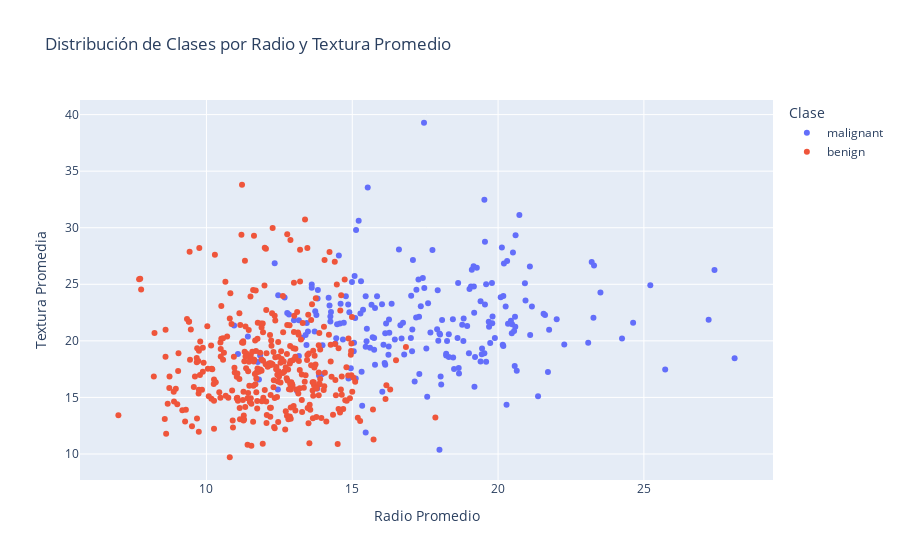

Notebook cell for this chart:
### Markdown cell above
### Visualización Exploratoria
Usemos Plotly para visualizar la relación entre dos características importantes, `mean radius` y `mean texture`, y ver cómo se distribuyen las clases.

### Code cell
df_to_plot = df.copy()
df_to_plot['target'] = df_to_plot['target'].map({i: name for i, name in enumerate(data.target_names)})
fig = px.scatter(
    df_to_plot,
    x='mean radius', 
    y='mean texture', 
    color='target', 
    #color_continuous_scale='reds_r',
    title='Distribución de Clases por Radio y Textura Promedio',
    labels={'target': 'Clase', 'mean radius': 'Radio Promedio', 'mean texture': 'Textura Promedia'}
)
fig.show()

### Figure 1 — Plotly figure (JSON) as saved in the notebook; plotly's stock layout.template omitted (floating-point values rounded to 4 significant figures; data arrays with more than 128 entries replaced by an {"elided": "..."} marker saying what was removed)
{"data": [{"hovertemplate": "Clase=malignant<br>Radio Promedio=%{x}<br>Textura Promedia=%{y}<extra></extra>", "legendgroup": "malignant", "marker": {"color": "#636efa", "symbol": "circle"}, "mode": "markers", "name": "malignant", "orientation": "v", "showlegend": true, "type": "scatter", "x": {"elided": "212 float values"}, "xaxis": "x", "y": {"elided": "212 float values"}, "yaxis": "y"}, {"hovertemplate": "Clase=benign<br>Radio Promedio=%{x}<br>Textura Promedia=%{y}<extra></extra>", "legendgroup": "benign", "marker": {"color": "#EF553B", "symbol": "circle"}, "mode": "markers", "name": "benign", "orientation": "v", "showlegend": true, "type": "scatter", "x": {"elided": "357 float values"}, "xaxis": "x", "y": {"elided": "357 float values"}, "yaxis": "y"}], "layout": {"legend": {"title": {"text": "Clase"}, "tracegroupgap": 0}, "title": {"text": "Distribución de Clases por Radio y Textura Promedio"}, "xaxis": {"anchor": "y", "domain": [0, 1], "title": {"text": "Radio Promedio"}}, "yaxis": {"anchor": "x", "domain": [0, 1], "title": {"text": "Textura Promedia"}}}}
